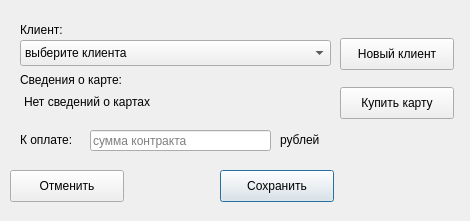
<?xml version="1.0" encoding="UTF-8"?>
<ui version="4.0">
 <class>Contract</class>
 <widget class="QDialog" name="Contract">
  <property name="geometry">
   <rect>
    <x>0</x>
    <y>0</y>
    <width>470</width>
    <height>221</height>
   </rect>
  </property>
  <property name="windowTitle">
   <string>Заключение контракта</string>
  </property>
  <widget class="QComboBox" name="clientBox">
   <property name="geometry">
    <rect>
     <x>20</x>
     <y>40</y>
     <width>311</width>
     <height>26</height>
    </rect>
   </property>
   <item>
    <property name="text">
     <string>выберите клиента</string>
    </property>
   </item>
  </widget>
  <widget class="QLabel" name="label">
   <property name="geometry">
    <rect>
     <x>20</x>
     <y>20</y>
     <width>71</width>
     <height>20</height>
    </rect>
   </property>
   <property name="text">
    <string>Клиент:</string>
   </property>
  </widget>
  <widget class="QPushButton" name="save">
   <property name="geometry">
    <rect>
     <x>220</x>
     <y>170</y>
     <width>114</width>
     <height>32</height>
    </rect>
   </property>
   <property name="text">
    <string>Сохранить</string>
   </property>
  </widget>
  <widget class="QPushButton" name="cancel">
   <property name="geometry">
    <rect>
     <x>10</x>
     <y>170</y>
     <width>114</width>
     <height>32</height>
    </rect>
   </property>
   <property name="text">
    <string>Отменить</string>
   </property>
  </widget>
  <widget class="QLineEdit" name="price">
   <property name="geometry">
    <rect>
     <x>90</x>
     <y>130</y>
     <width>181</width>
     <height>21</height>
    </rect>
   </property>
   <property name="placeholderText">
    <string>сумма контракта</string>
   </property>
  </widget>
  <widget class="QLabel" name="label_2">
   <property name="geometry">
    <rect>
     <x>20</x>
     <y>130</y>
     <width>71</width>
     <height>20</height>
    </rect>
   </property>
   <property name="text">
    <string>К оплате:</string>
   </property>
  </widget>
  <widget class="QLabel" name="label_3">
   <property name="geometry">
    <rect>
     <x>280</x>
     <y>130</y>
     <width>71</width>
     <height>20</height>
    </rect>
   </property>
   <property name="text">
    <string>рублей</string>
   </property>
  </widget>
  <widget class="QLabel" name="label_4">
   <property name="geometry">
    <rect>
     <x>20</x>
     <y>70</y>
     <width>121</width>
     <height>20</height>
    </rect>
   </property>
   <property name="text">
    <string>Сведения о карте:</string>
   </property>
  </widget>
  <widget class="QPushButton" name="buyCard">
   <property name="geometry">
    <rect>
     <x>340</x>
     <y>87</y>
     <width>114</width>
     <height>32</height>
    </rect>
   </property>
   <property name="text">
    <string>Купить карту</string>
   </property>
  </widget>
  <widget class="QPushButton" name="newClient">
   <property name="geometry">
    <rect>
     <x>340</x>
     <y>38</y>
     <width>114</width>
     <height>32</height>
    </rect>
   </property>
   <property name="text">
    <string>Новый клиент</string>
   </property>
  </widget>
  <widget class="QLabel" name="cardInfo">
   <property name="geometry">
    <rect>
     <x>24</x>
     <y>94</y>
     <width>301</width>
     <height>16</height>
    </rect>
   </property>
   <property name="text">
    <string>Нет сведений о картах</string>
   </property>
  </widget>
 </widget>
 <resources/>
 <connections/>
</ui>
